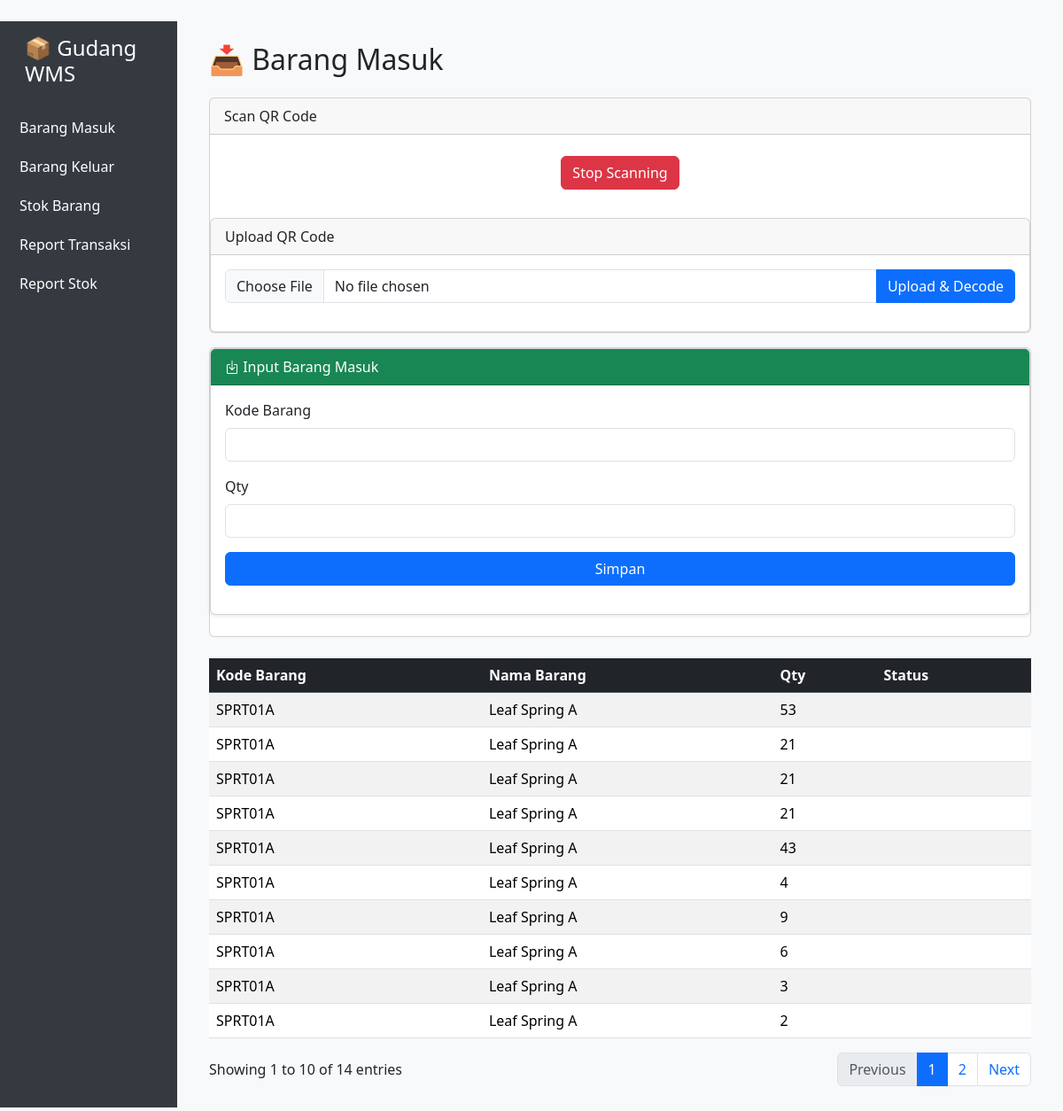
The app's page /warehouse/in/ with its own data.
### warehouse/models.py (models this page shows, shortened)
class Transaksi(models.Model):
    IN = 'IN'
    OUT = 'OUT'
    JENIS_CHOICES = [
        (IN, 'Barang Masuk'),
        (OUT, 'Barang Keluar'),
    ]
    item = models.ForeignKey('Barang', on_delete=models.PROTECT, related_name='transactions')
    jenis = models.CharField(max_length=3, choices=JENIS_CHOICES)
    qty = models.PositiveIntegerField()
    status_barang = models.CharField(max_length=10, choices=STATUS_CHOICES, default='aktif')
    created_at = models.DateTimeField(auto_now_add=True)
    created_by = models.ForeignKey(User, on_delete=models.PROTECT)
    class Meta:
        ordering = ['-created_at']

class Barang(models.Model):
    kode_barang = models.CharField(max_length=20, unique=True)
    nama_barang = models.CharField(max_length=100)
    deskripsi = models.TextField(blank=True, null=True)
    foto = models.ImageField(upload_to='foto_barang/', blank=True, null=True)
    status_barang = models.CharField(max_length=10, choices=STATUS_CHOICES, default='aktif')
    status_pengiriman = models.CharField(max_length=15, choices=DELIVERY_CHOICES, default='delivery')
    qty_total = models.IntegerField(default=0)
    qr_code = models.ImageField(upload_to='qr_codes/', blank=True)

### warehouse/views.py (the view, shortened to what this page needs)
# urls.py: path('in/', views.barang_masuk, name='barang_masuk'),
def barang_masuk(request):
    qs = Transaksi.objects.filter(jenis=Transaksi.IN).order_by("-created_at")
    page_number = request.GET.get("page", 1)
    paginator = Paginator(qs, 10)  # tampilkan 10 per halaman
    page_obj = paginator.get_page(page_number)
    return render(
        request,
        "warehouse/barang_masuk.html",
        {
            "masuk_list": page_obj  # lempar page_obj ke template
        }
    )

### warehouse/templates/warehouse/barang_masuk.html (shortened to what this page needs)
﻿{% extends "warehouse/base.html" %}
{% block content %}
<h2 class="mb-4">📥 Barang Masuk</h2>
<div class="card mt-3">
    <div class="card-header">Scan QR Code</div>
    <div class="card-body text-center">
        <button class="btn btn-danger mt-2" onclick="stopScanner()">Stop Scanning</button>
    </div>
    <div class="card mt-3">
        <div class="card-header">Upload QR Code</div>
        <div class="card-body">
            <form method="POST" enctype="multipart/form-data" action="{% url 'upload_qr' %}">
                <div class="input-group">
                    <input type="file" name="qr_file" accept="image/*" class="form-control" required>
                    <button type="submit" class="btn btn-primary">Upload & Decode</button>
                </div>
            </form>
        </div>
    </div>
</div>
<div class="card mt-3">
    <div class="card shadow-sm mb-4">
        <div class="card-header bg-success text-white">
            <i class="bi bi-box-arrow-in-down"></i> Input Barang Masuk
        </div>
        <div class="card-body">
            <form method="POST">
                <div class="mb-3">
                    <label for="kode_barang" class="form-label">Kode Barang</label>
                    <input type="text" id="kode_barang" name="kode_barang"
                           class="form-control"
                           value="{% if qr_result and not request.GET %}{{ qr_result }}{% endif %}">
                </div>
                <div class="mb-3">
                    <label for="qty" class="form-label">Qty</label>
                    <input type="number" id="qty" name="qty" class="form-control">
                </div>
                <button type="submit" class="btn btn-primary w-100">Simpan</button>
            </form>
        </div>
    </div>
</div>
<table class="table table-striped mt-4">
    <thead class="table-dark">
        <tr>
            <th>Kode Barang</th>
            <th>Nama Barang</th>
            <th>Qty</th>
            <th>Status</th>
        </tr>
    </thead>
    <tbody>
        {% for item in masuk_list  %}
        <tr>
            <td>{{ item.item.kode_barang }}</td>
            <td>{{ item.item.nama_barang }}</td>
            <td>{{ item.qty }}</td>
            <td>{{ item.get_status_display }}</td>
        </tr>
        {% endfor %}
    </tbody>
</table>
<div class="d-flex justify-content-between align-items-center mt-3">
    <div>
        Showing
        {{ masuk_list.start_index }}
        to
        {{ masuk_list.end_index }}
        of
        {{ masuk_list.paginator.count }} entries
    </div>
    <nav>
        <ul class="pagination mb-0">
            {% if masuk_list.has_previous %}
            <li class="page-item">
                <a class="page-link" href="?page={{ masuk_list.previous_page_number }}">Previous</a>
            </li>
            {% else %}
            <li class="page-item disabled"><span class="page-link">Previous</span></li>
            {% endif %}
            {% for i in masuk_list.paginator.page_range %}
            {% if masuk_list.number == i %}
            <li class="page-item active"><span class="page-link">{{ i }}</span></li>
            {% else %}
            <li class="page-item"><a class="page-link" href="?page={{ i }}">{{ i }}</a></li>
            {% endif %}
            {% endfor %}
            {% if masuk_list.has_next %}
            <li class="page-item">
                <a class="page-link" href="?page={{ masuk_list.next_page_number }}">Next</a>
            </li>
            {% else %}
            <li class="page-item disabled"><span class="page-link">Next</span></li>
            {% endif %}
        </ul>
    </nav>
</div>
{% endblock %}

### warehouse/templates/warehouse/base.html (style rules this page uses)
body { background-color: #f8f9fa; }
body { padding-bottom: 40px }

### records on screen
Transaksi: item.kode_barang "SPRT01A", item.nama_barang "Leaf Spring A", qty "53"
Transaksi: item.kode_barang "SPRT01A", item.nama_barang "Leaf Spring A", qty "21"
Transaksi: item.kode_barang "SPRT01A", item.nama_barang "Leaf Spring A", qty "21"
Transaksi: item.kode_barang "SPRT01A", item.nama_barang "Leaf Spring A", qty "21"
Transaksi: item.kode_barang "SPRT01A", item.nama_barang "Leaf Spring A", qty "43"
Transaksi: item.kode_barang "SPRT01A", item.nama_barang "Leaf Spring A", qty "4"
Transaksi: item.kode_barang "SPRT01A", item.nama_barang "Leaf Spring A", qty "9"
Transaksi: item.kode_barang "SPRT01A", item.nama_barang "Leaf Spring A", qty "6"
Transaksi: item.kode_barang "SPRT01A", item.nama_barang "Leaf Spring A", qty "3"
Transaksi: item.kode_barang "SPRT01A", item.nama_barang "Leaf Spring A", qty "2"

### other values on screen
{{ masuk_list.start_index }} "1"
{{ masuk_list.end_index }} "10"
{{ masuk_list.paginator.count }} "14"
{{ i }} "1"
{{ i }} "2"
